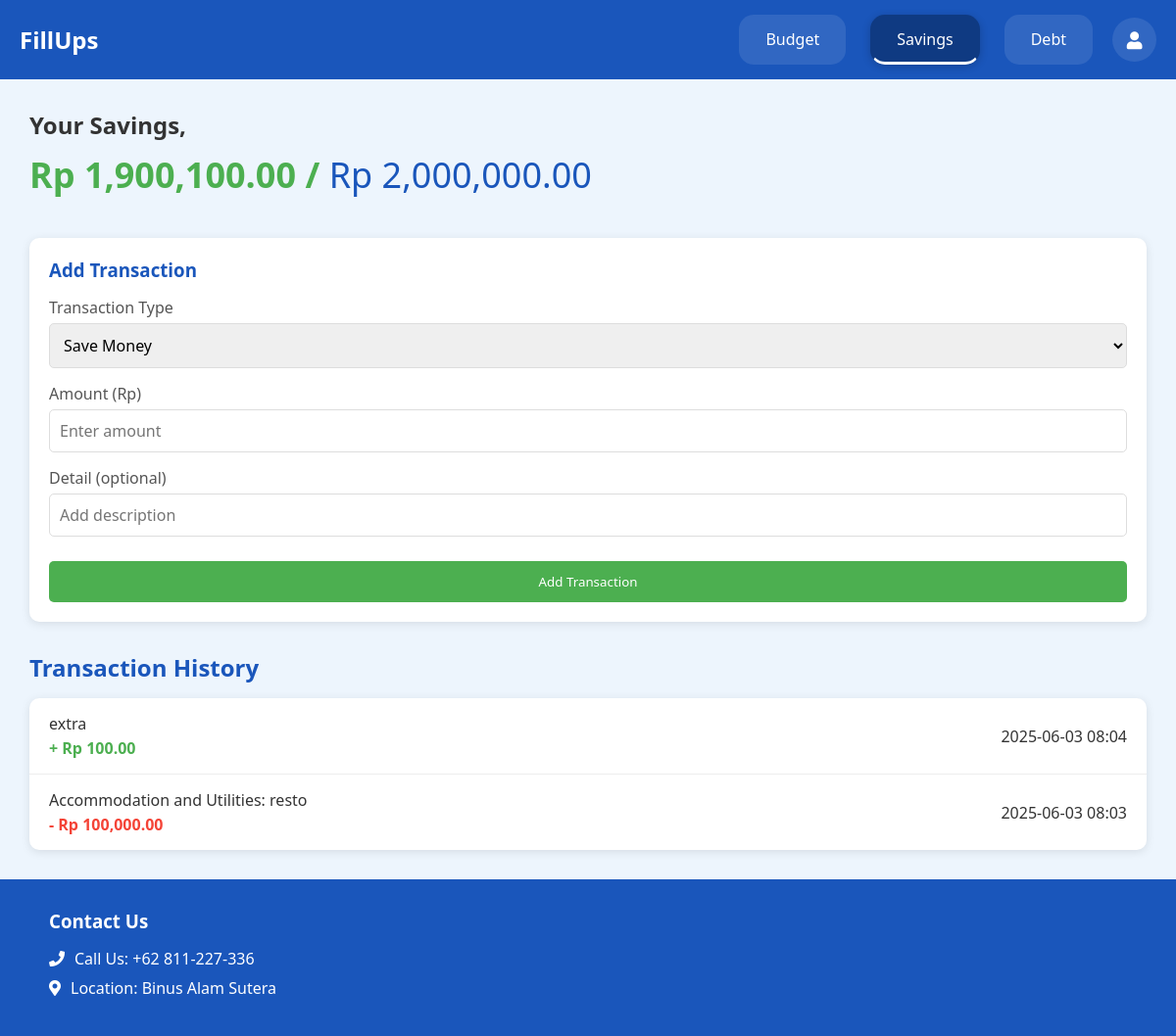
/savings (signed in), run on the app's committed database.
### models.py (models this page shows)
class Savings(db.Model):
    id = db.Column(db.Integer, primary_key=True)
    curr_savings = db.Column(db.Float, nullable=False)
    saving_goal = db.Column(db.Float, nullable=True)  # <-- New field added
    date = db.Column(db.DateTime, nullable=True)
    detail = db.Column(db.Text, nullable=True)

class SavingsTransaction(db.Model):
    id = db.Column(db.Integer, primary_key=True)
    savings_id = db.Column(db.Integer, db.ForeignKey('savings.id'), nullable=False)  # <-- fix here
    action = db.Column(db.String(10), nullable=False)  # 'save' or 'spend'
    amount = db.Column(db.Float, nullable=False)
    detail = db.Column(db.Text, nullable=True)
    date = db.Column(db.DateTime, nullable=False)
    savings = db.relationship('Savings', backref=db.backref('transactions', lazy=True))

### routes.py (the view, shortened to what this page needs)
@BP.route('/savings', methods=['GET', 'POST'])
@login_required_manual
def savings():
    user = get_current_user()
    if not user:
        return redirect(url_for('BP.login'))
    savings = Savings.query.get(user.savings_id) if user.savings_id else None
    budget = user.budget if user else None
    transactions = SavingsTransaction.query.filter_by(savings_id=savings.id).order_by(SavingsTransaction.date.desc()).all() if savings else []
    return render_template(
        'savings.html',
        savings=savings,
        curr_savings=savings.curr_savings if savings else 0,
        saving_goal=savings.saving_goal if savings and savings.saving_goal else 0,
        transactions=transactions,
        budget=budget
    )

### routes.py (called while the page is built)
def login_required_manual(f):
    @wraps(f)
    def decorated_function(*args, **kwargs):
        if 'user_id' not in session:
            if request.headers.get('X-Requested-With') == 'XMLHttpRequest':
                return jsonify(success=False, message="Not logged in"), 401
            return redirect(url_for('BP.login'))
        return f(*args, **kwargs)
    return decorated_function

def get_current_user():
    user_id = session.get('user_id')
    if user_id:
        return User.query.get(user_id)
    return None

### templates/savings.html (shortened to what this page needs)
<!DOCTYPE html>
<html lang="en">
<head>
    <link rel="stylesheet" href="/static/saving.css">
    <link rel="stylesheet" href="https://cdnjs.cloudflare.com/ajax/libs/font-awesome/5.15.4/css/all.min.css">
</head>
<body>
    <div class="container">
        <header>
            <a href="/" class="logo">FillUps</a>
            <nav>
                <a href="/budget">Budget</a>
                <a href="/savings" class="active">Savings</a>
                <a href="debt.html">Debt</a>
            </nav>
            <a href="/account" class="account-icon" title="Account">
                <i class="fas fa-user"></i>
            </a>
        </header>
        <div class="content">
            <h1 class="savings-title">Your Savings,</h1>
            <div class="savings-amount">
                <span id="currentSavings">Rp {{ "{:,.2f}".format(curr_savings) }}</span> /
                <span id="savingsGoal">Rp {{ "{:,.2f}".format(saving_goal) }}</span>
            </div>
            <div class="transaction-form">
                <h3>Add Transaction</h3>
                <form id="transactionForm" method="POST" action="{{ url_for('BP.savings') }}">
                    <div class="form-group">
                        <label for="transactionType">Transaction Type</label>
                        <select id="transactionType" name="action" required>
                            <option value="save">Save Money</option>
                        </select>
                    </div>
                    <div class="form-group">
                        <label for="amount">Amount (Rp)</label>
                        <input
                            type="number"
                            id="amount"
                            name="amount"
                            placeholder="Enter amount"
                            required
                            min="0.01"
                            step="0.01"
                        />
                    </div>
                    <div class="form-group">
                        <label for="detail">Detail (optional)</label>
                        <input type="text" id="detail" name="detail" placeholder="Add description" />
                    </div>
                    <button type="submit" class="submit-btn">Add Transaction</button>
                </form>
            </div>
            <div class="transaction-section">
                <h2>Transaction History</h2>
                <div class="transaction-list" id="transactionList">
                    {% for txn in transactions %}
                    <div class="transaction-item {% if txn.action == 'save' %}income{% else %}expense{% endif %}">
                        <div class="transaction-details">
                            <div class="transaction-category">{{ txn.detail or txn.category or 'No detail' }}</div>
                            <div class="transaction-amount">
                                {% if txn.action == 'save' %}
                                    + Rp {{ "{:,.2f}".format(txn.amount) }}
                                {% else %}
                                    - Rp {{ "{:,.2f}".format(txn.amount) }}
                                {% endif %}
                            </div>
                        </div>
                        <div class="transaction-date">{{ txn.date.strftime('%Y-%m-%d %H:%M') if txn.date else '' }}</div>
                    </div>
                    {% else %}
                    <p>No transactions yet.</p>
                    {% endfor %}
                </div>
            </div>
        </div>
        <footer>
            <div class="footer-content">
                <h3>Contact Us</h3>
                <div class="contact-info">
                    <p><i class="fas fa-phone"></i> Call Us: +62 811-227-336</p>
                    <p><i class="fas fa-map-marker-alt"></i> Location: Binus Alam Sutera</p>
                </div>
            </div>
        </footer>
    </div>
</body>
</html>

### static/saving.css (style rules this page uses)
* { margin: 0; padding: 0; box-sizing: border-box; font-family: 'Segoe UI', Tahoma, Geneva, Verdana, sans-serif; }
body { background-color: #f5f8fc; color: #333; }
.container { width: 100%; margin: 0; padding: 0; box-shadow: 0 0 20px rgba(0, 0, 0, 0.1); display: flex; flex-direction: column; min-height: 100vh; }
header { background-color: #1a56bb; color: white; padding: 15px 20px; display: flex; justify-content: space-between; align-items: center; }
.logo { font-size: 24px; font-weight: bold; color: white; text-decoration: none; }
nav { display: flex; margin-left: auto; margin-right: 20px; gap: 25px; }
nav a { color: white; text-decoration: none; padding: 12px 25px; font-weight: 500; transition: all 0.3s ease; border-radius: 15px; background-color: rgba(255, 255, 255, 0.1); border: 2px solid transparent; }
nav a.active { background-color: #0f3a82; border-bottom: 3px solid #ffffff; border-radius: 15px; box-shadow: 0 2px 8px rgba(0, 0, 0, 0.2); }
.account-icon { background-color: rgba(255, 255, 255, 0.1); color: white; border: none; padding: 12px; border-radius: 50%; cursor: pointer; font-weight: 500; transition: all 0.3s ease; width: 45px; height: 45px; display: flex; align-items: center; justify-content: center; font-size: 18px; }
.content { padding: 30px; background-color: #edf5fd; flex-grow: 1; max-width: 1200px; margin: 0 auto; width: 100%; }
.savings-title { font-size: 24px; margin-bottom: 10px; color: #333; }
.savings-amount { font-size: 36px; font-weight: bold; margin-bottom: 40px; color: #4CAF50; }
#savingsGoal { color: #1a56bb; font-weight: normal; }
.transaction-form { background-color: white; padding: 20px; border-radius: 10px; box-shadow: 0 2px 10px rgba(0, 0, 0, 0.1); margin-bottom: 30px; }
.transaction-form h3 { margin-bottom: 15px; color: #1a56bb; }
.form-group { margin-bottom: 15px; }
.form-group label { display: block; margin-bottom: 5px; font-weight: 500; color: #555; }
.form-group select, .form-group input { width: 100%; padding: 10px; border: 1px solid #ddd; border-radius: 5px; font-size: 16px; }
.submit-btn { background-color: #4CAF50; color: white; border: none; padding: 12px 20px; border-radius: 5px; cursor: pointer; font-weight: 500; transition: all 0.3s ease; width: 100%; margin-top: 10px; }
.transaction-section h2 { margin-bottom: 15px; color: #1a56bb; }
.transaction-list { background-color: white; border-radius: 10px; overflow: hidden; box-shadow: 0 2px 10px rgba(0, 0, 0, 0.1); }
.transaction-item { padding: 15px 20px; border-bottom: 1px solid #eee; display: flex; justify-content: space-between; align-items: center; transition: background-color 0.3s ease; }
.transaction-item:last-child { border-bottom: none; }
.transaction-category { font-weight: 500; margin-bottom: 3px; }
.transaction-amount { font-weight: 600; }
.income .transaction-amount { color: #4CAF50; }
.expense .transaction-amount { color: #F44336; }
footer { background-color: #1a56bb; color: white; padding: 30px 50px; margin-top: auto; }
.footer-content { max-width: 1200px; margin: 0 ; }
.footer-content h3 { margin-bottom: 15px; }
.contact-info p { margin: 8px 0; display: flex; align-items: center; }
.contact-info i { margin-right: 10px; }

### data on the page
Savings: curr_savings "1,900,100.00", saving_goal "2,000,000.00"
SavingsTransaction: detail "extra", amount "100.00", date "2025-06-03 08:04"
SavingsTransaction: detail "Accommodation and Utilities: resto", amount "100,000.00", date "2025-06-03 08:03"
